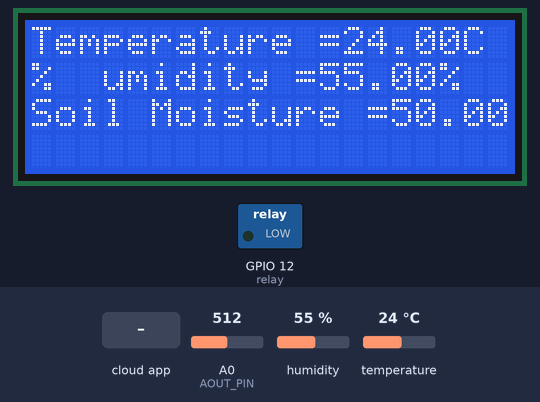
A sketch run on a simulated ESP8266 (NodeMCU). Shown: 20×4 character LCD, switched loads named in the sketch (green lamp = pin HIGH). The inputs (shaded band) are chosen by the test bench; at power-on: A0 (AOUT_PIN) = 512, temperature 24 °C, humidity 55 %. WiFi joins after 1.5 s; servers stay silent unless stated; network time is answered at once with the bench clock; the local clock reads 2024-03-15 10:24:30 at power-on unless the sketch sets it; the Firebase database answers and starts empty; what the sketch prints to the serial monitor is not drawn.

Above: at 3.7 s.
3.8 s: the phone or cloud app sets mode to 0
At 5.5 s:
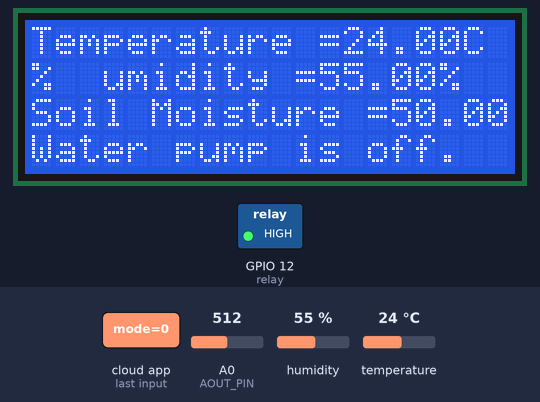
6.0 s: A0 (AOUT_PIN) set to 530
At 7.3 s:
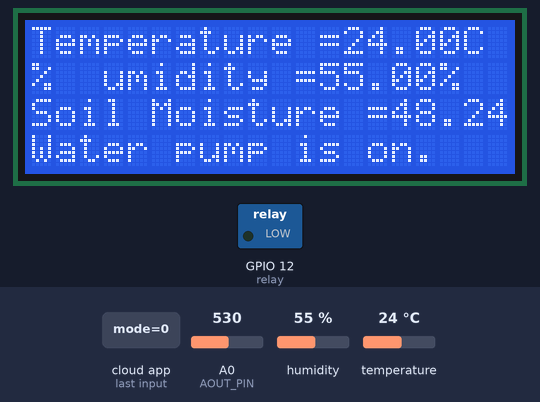
8.3 s: temperature set to 4 °C
At 10.5 s:
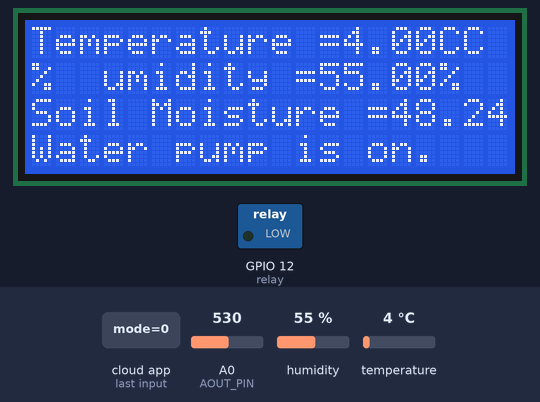
10.9 s: A0 (AOUT_PIN) set to 0
At 12.9 s:
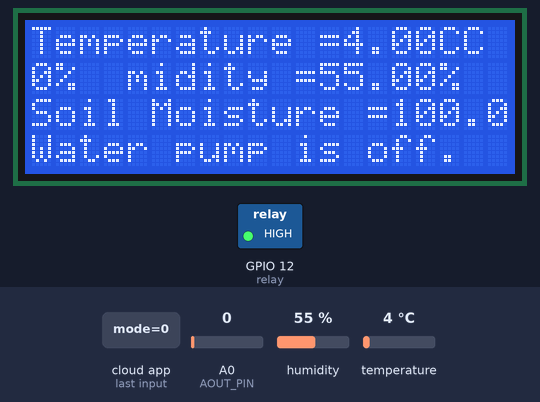
13.9 s: temperature set to 12 °C
At 15.1 s:
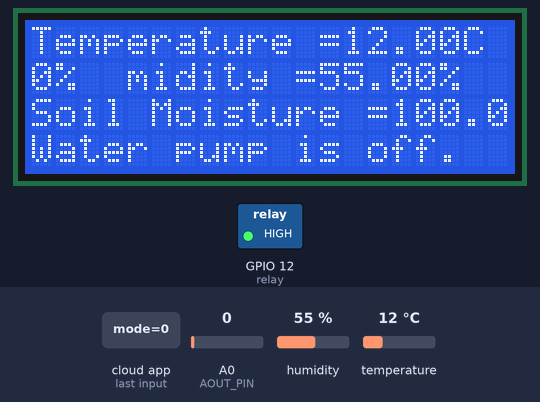
15.4 s: A0 (AOUT_PIN) set to 1023
At 17.7 s:
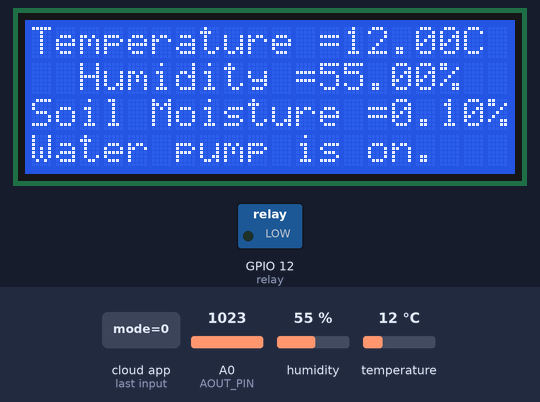
Timing chart, 0 to 19.2 s (numbered marks = the images above; inputs shaded):
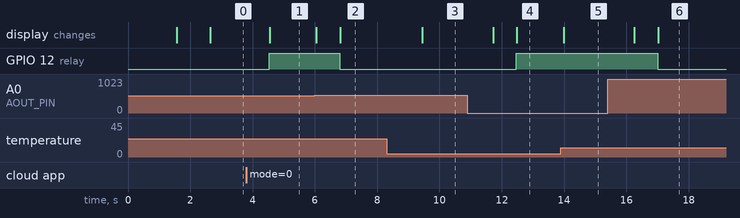

The sketch:

firebaseCode.ino
```cpp
#include <Arduino.h>
#include <ESP8266WiFi.h>

#include <Firebase_ESP_Client.h>
//Provide the token generation process info.
//#include "addons/TokenHelper.h"
//Provide the RTDB payload printing info and other helper functions.
//#include "addons/RTDBHelper.h"

#include <DHTesp.h>
#include <LiquidCrystal_I2C.h>

#include <NTPClient.h>
#include <WiFiUdp.h>

#include <WiFiClient.h>
#include <ThingSpeak.h>

WiFiClient client;

unsigned long myChannelNumber = 2046367; //Your Channel Number (Without Brackets)
const char * myWriteAPIKey = "4B6DSS2MI7O243EL"; //Your Write API Key

// Insert your network credentials
#define WIFI_SSID "hussin"
#define WIFI_PASSWORD "123qweasd"

// Insert Firebase project API Key
#define API_KEY "AIzaSyDY6KHmgnqGTeg_vnxsEEa8qIXie4mCs3Y"

// Insert RTDB URLefine the RTDB URL */
#define DATABASE_URL "https://aaaaa-a4343-default-rtdb.firebaseio.com/"

//Define Firebase Data object
FirebaseData fbdo;
FirebaseAuth auth;
FirebaseConfig config;

String mode = "0";
String pump;

String databasePath = "/users/OqWq4MWdesgOQaS2wEG6SZW7KNO2/device1/read/";

String temperaturePath;
String humidityPath;
String soilMoisturePath;
String timeStampPath;
String modePath = "/users/OqWq4MWdesgOQaS2wEG6SZW7KNO2/device1/write/mode";
String pumpPath = "/users/OqWq4MWdesgOQaS2wEG6SZW7KNO2/device1/write/pump";

WiFiUDP ntpUDP;
NTPClient timeClient(ntpUDP, "pool.ntp.org");

String timeStamp;

unsigned long getTime() {
  timeClient.update();
  unsigned long now = timeClient.getEpochTime();
  return now;
}

int lcdColumns = 20;
int lcdRows = 4;
#define AOUT_PIN A0
LiquidCrystal_I2C lcd(0x3F, lcdColumns, lcdRows);
#define DHTpin 14
DHTesp dht;
int relay=12;

void setup(){
  Serial.begin(115200);
  WiFi.begin(WIFI_SSID, WIFI_PASSWORD);
  Serial.print("Connecting to Wi-Fi");
  while (WiFi.status() != WL_CONNECTED) {
    Serial.print(".");
    delay(300);
  }
  Serial.println();
  Serial.print("Connected with IP: ");
  Serial.println(WiFi.localIP());
  Serial.println();

  ThingSpeak.begin(client);

  /* Assign the api key (required) */
  config.api_key = API_KEY;

  /* Assign the RTDB URL (required) */
  config.database_url = DATABASE_URL;

  /* Sign up */
  if (Firebase.signUp(&config, &auth, "", "")){
    Serial.println("ok");
  }
  else{
    Serial.printf("%s\n", config.signer.signupError.message.c_str());
  }

  /* Assign the callback function for the long running token generation task */
  config.token_status_callback = tokenStatusCallback; //see addons/TokenHelper.h
  config.max_token_generation_retry = 5;

  Firebase.begin(&config, &auth);
  Firebase.reconnectWiFi(true);

  timeClient.begin();

  pinMode(relay,OUTPUT);

  dht.setup(DHTpin, DHTesp::DHT11);

  lcd.init();
  lcd.backlight();
  lcd.print("");

  delay(dht.getMinimumSamplingPeriod());
}

void loop(){

  float temperature = dht.getTemperature();
  float humidity = dht.getHumidity();

  lcd.setCursor(0, 0);
  lcd.print("Temperature =");
  lcd.print(temperature);
  lcd.print("C");

  lcd.setCursor(0, 1);
  lcd.print("  Humidity =");
  lcd.print(humidity);
  lcd.print("%");

  float value = analogRead(AOUT_PIN); // read the analog value from sensor
  float soilMoisture = 100 - (value/10.24);

  lcd.setCursor(0, 2);
  lcd.print("Soil Moisture =");
  lcd.print(soilMoisture);
  lcd.print("%  ");

  timeStamp = getTime();

  temperaturePath = databasePath + "air temperature";
  humidityPath = databasePath + "air humidity";
  soilMoisturePath = databasePath + "soil humidity";
  timeStampPath = databasePath + "time stamp";

  Firebase.RTDB.setString(&fbdo, timeStampPath, timeStamp);
  Firebase.RTDB.setString(&fbdo, temperaturePath, temperature);
  Firebase.RTDB.setString(&fbdo, humidityPath, humidity);
  Firebase.RTDB.setString(&fbdo, soilMoisturePath, soilMoisture);

  Firebase.RTDB.getString(&fbdo,modePath);
  mode = fbdo.stringData();

  if (mode == "0"){
    if (soilMoisture < 50){
      digitalWrite(relay, LOW);
      lcd.setCursor(0, 3);
      lcd.print("Water pump is on. ");
    } else {
      digitalWrite(relay, HIGH);
      lcd.setCursor(0, 3);
      lcd.print("Water pump is off.");
    }
  } else if (mode == "1"){
    Firebase.RTDB.getString(&fbdo,pumpPath);
    pump = fbdo.stringData();
    if (pump == "0"){
      lcd.setCursor(0, 3);
      lcd.print("Water pump is off.");
      digitalWrite(relay, HIGH);
    } else if (pump == "1"){
      lcd.setCursor(0, 3);
      lcd.print("Water pump is on. ");
      digitalWrite(relay, LOW);
    }
  }

  ThingSpeak.setField(1 , humidity);
  ThingSpeak.setField(2 , temperature);
  ThingSpeak.setField(3 , soilMoisture);
  ThingSpeak.writeFields(myChannelNumber , myWriteAPIKey);
}
```

Measured:
- the behaviour switches between 512 and 513 on A0 (AOUT_PIN) (found by bisection; images 1 and 2)
- after the input at 3.8 s, GPIO 12 (relay): LOW → HIGH after 0.73 s; the display: changes after 0.75 s (image 1)
- after the input at 6.0 s, GPIO 12 (relay): HIGH → LOW after 0.80 s; the display: first changes after 0.05 s (image 2 shows a later state)
- after the input at 8.3 s, the display: changes after 1.2 s (image 3)
- after the input at 10.9 s, GPIO 12 (relay): LOW → HIGH after 1.6 s; the display: first changes after 0.82 s (image 4 shows a later state)
- after the input at 13.9 s, the display: changes after 0.09 s (image 5)
- after the input at 15.4 s, GPIO 12 (relay): HIGH → LOW after 1.6 s; the display: first changes after 0.86 s (image 6 shows a later state)
